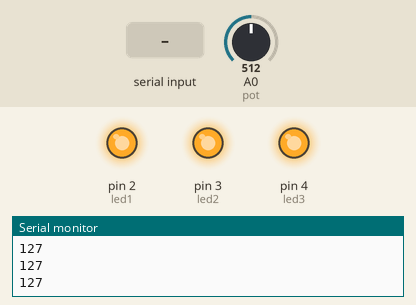
Simulated run of this sketch. Board: Arduino Uno, built with avr-gcc and run on an emulated ATmega328P. Parts: output pins drawn as LEDs (lit = HIGH), the last lines printed to the serial monitor. The test bench sets the inputs (shaded band); at power-on: A0 (pot) = 512.

Above: at 1.3 s.
1.4 s: "1" received over Serial
At 2.4 s:
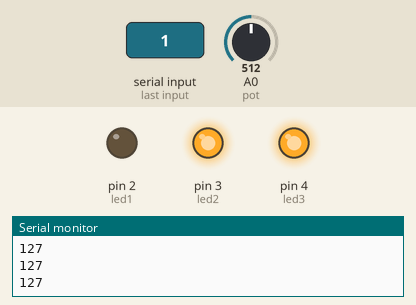
3.0 s: "2" received over Serial
At 3.6 s:
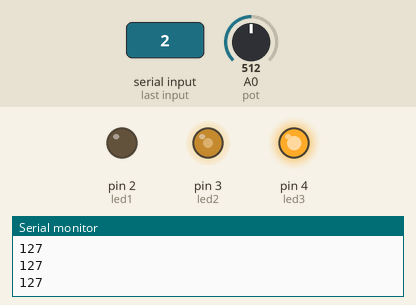
4.5 s: "3" received over Serial
At 4.8 s:
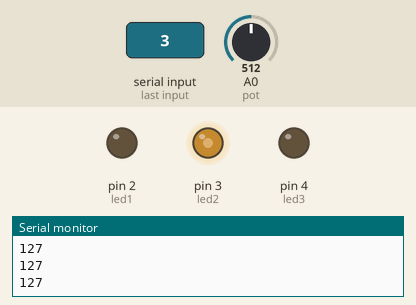
Timing chart, 0 to 7.5 s (numbered marks = the images above; inputs shaded):
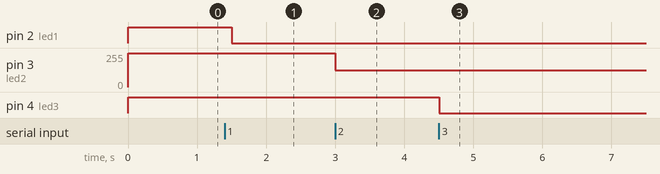

The sketch:

ledRGBPotenciometro_MonitorSerial.ino
```cpp
//Declaración de pines de los LEDs
byte led1 = 2;
byte led2 = 3;
byte led3 = 4;

//Declaración del pin del potenciómetro
int pot = A0;

int ReadSerial = '0';
int brillo;

void setup() {
  //Inicializar puerto serial
  Serial.begin(9600);
  //Se declara pin del pote como entrada
  pinMode(pot, INPUT);

  //Declaración de pines de los LEDs como salida
  pinMode(led1, OUTPUT);
  pinMode(led2, OUTPUT);
  pinMode(led3, OUTPUT);

  //Prender todos los LEDs desde un inicio
  digitalWrite(led1, HIGH);
  digitalWrite(led2, HIGH);
  digitalWrite(led3, HIGH);

}

void loop() {
  int leerDatosPot = analogRead(pot);
  //Transformación del valor del potenciómetro a un número de 0 a 255 que es el rango de los colores RGB
  brillo = map(leerDatosPot, 0, 1023, 0, 255);

  Serial.println(brillo); //impresión del valor del brillo en porcentaje de 100%
  delay(500); //lectura cada 0.5 segundos

  if (Serial.available() > 0){
    int readSerial = Serial.read();

    if(readSerial == '1')
      analogWrite(led1, brillo);

    if(readSerial == '2')
      analogWrite(led2, brillo);

    if(readSerial == '3')
      analogWrite(led3, brillo);
  }
}
```

Measured:
- after the input at 1.4 s, pin 2 (led1): HIGH → LOW after 0.10 s
- after the input at 3.0 s, pin 3 (led2): 255/255 → 127/255 at once
- after the input at 4.5 s, pin 4 (led3): HIGH → LOW at once
